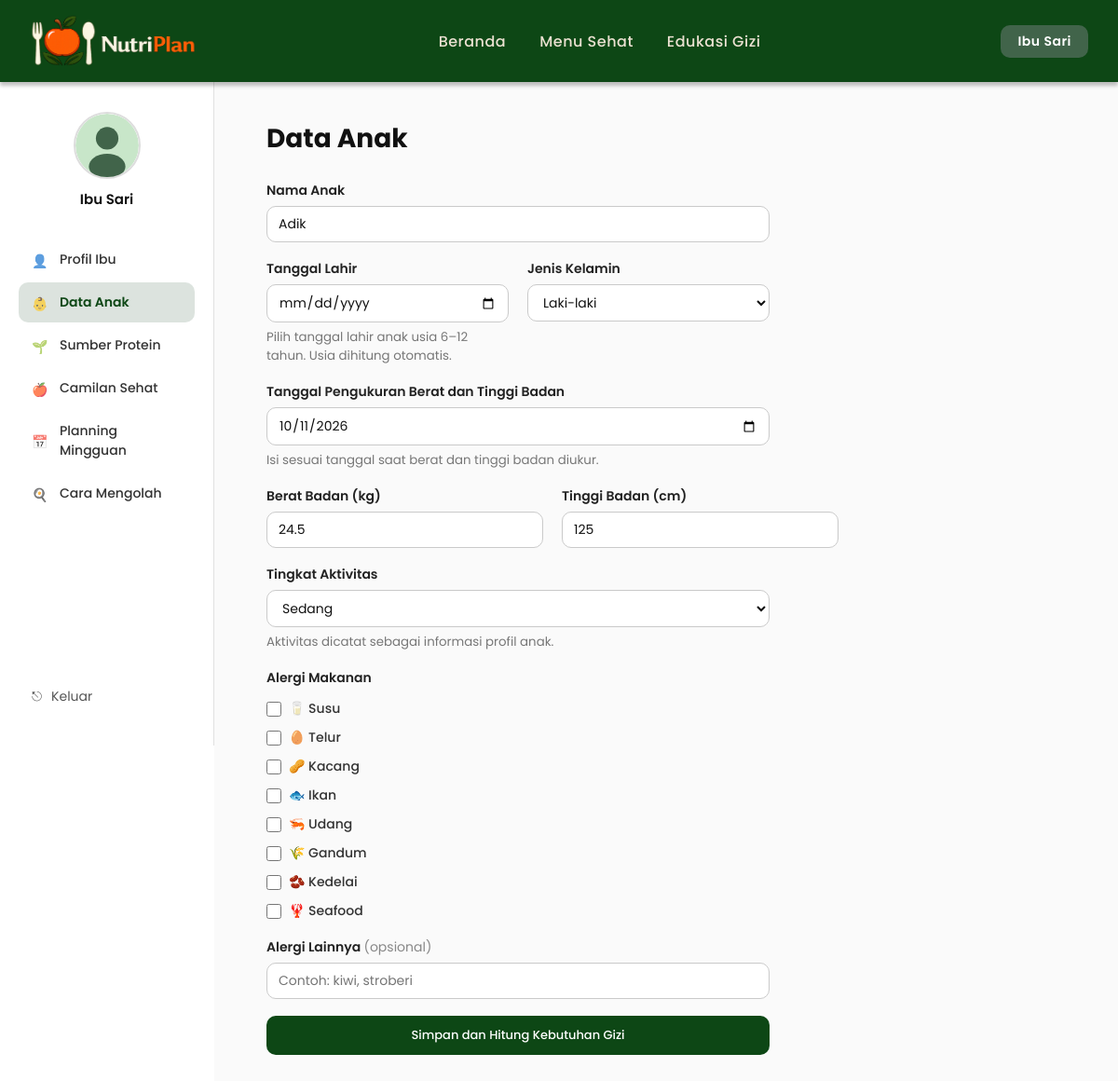
The app's page /index.php?page=data_anak (signed in) with its own data.
### tables this page shows
CREATE TABLE IF NOT EXISTS data_anak (
  id_anak        INT AUTO_INCREMENT PRIMARY KEY,
  id_user        INT NOT NULL,
  nama_anak      VARCHAR(100) NOT NULL,
  usia           INT NOT NULL,
  jenis_kelamin  ENUM('Laki-laki', 'Perempuan') NOT NULL,
  berat_badan    FLOAT DEFAULT NULL,
  tinggi_badan   FLOAT DEFAULT NULL,
  aktivitas      ENUM('Ringan', 'Sedang', 'Berat') DEFAULT 'Sedang',
  alergi         VARCHAR(255) DEFAULT NULL,
  alergi_lainnya VARCHAR(255) DEFAULT NULL,
  FOREIGN KEY (id_user) REFERENCES users(id_user) ON DELETE CASCADE
);

### pages/data_anak.php (the view, shortened to what this page needs)
<?php
$idUser = (int) ($_SESSION['id_user'] ?? 0);
function ambilDataAnakProfil(mysqli $conn, int $idUser): ?array
{
    $stmt = mysqli_prepare($conn, 'SELECT * FROM data_anak WHERE id_user = ? LIMIT 1');
    mysqli_stmt_bind_param($stmt, 'i', $idUser);
    mysqli_stmt_execute($stmt);
    $data = mysqli_fetch_assoc(mysqli_stmt_get_result($stmt));
    return $data ?: null;
}
$anak = ambilDataAnakProfil($conn, $idUser);
$alergiOptions = [
    'susu' => ['Susu', '🥛'],
    'telur' => ['Telur', '🥚'],
    'kacang' => ['Kacang', '🥜'],
    'ikan' => ['Ikan', '🐟'],
    'udang' => ['Udang', '🦐'],
    'gandum' => ['Gandum', '🌾'],
    'kedelai' => ['Kedelai', '🫘'],
    'seafood' => ['Seafood', '🦞'],
];
$form = $anak ?? [];
$savedAlergi = $anak
    ? array_values(array_filter(array_map('trim', explode(',', $anak['alergi'] ?? ''))))
    : [];
$tanggalPengukuranForm = $form['tanggal_pengukuran'] ?? date('Y-m-d');
$tahunSekarang = (int) date('Y');
$tanggalLahirMin = ($tahunSekarang - 12) . '-01-01';
$tanggalLahirMaxObjek = new DateTime('today');
$tanggalLahirMaxObjek->modify('-6 years');
$tanggalLahirMax = $tanggalLahirMaxObjek->format('Y-m-d');
$e = static fn($value): string => htmlspecialchars((string) $value, ENT_QUOTES, 'UTF-8');
?>
<!DOCTYPE html>
<html lang="id">
<head>
    <link rel="stylesheet" href="/assets/css/style.css">
    <link rel="stylesheet" href="/assets/css/dashboard.css">
</head>
<body>
<?php include ROOT . '/includes/navbar.php'; ?>
<div class="dashboard-wrap">
    <?php include ROOT . '/includes/sidebar.php'; ?>
    <main class="dashboard-content">
        <h2>Data Anak</h2>
        <form method="POST" class="dash-form">
            <div class="dash-form-group">
                <label>Nama Anak</label>
                <input type="text" name="nama_anak" value="<?= $e($form['nama_anak'] ?? '') ?>" placeholder="Nama lengkap anak" required>
            </div>
            <div class="dash-form-row">
                <div class="dash-form-group">
                    <label>Tanggal Lahir</label>
                    <input type="date" name="tanggal_lahir" value="<?= $e($form['tanggal_lahir'] ?? '') ?>" min="<?= $e($tanggalLahirMin) ?>" max="<?= $e($tanggalLahirMax) ?>" required>
                    <small style="color:#777">Pilih tanggal lahir anak usia 6–12 tahun. Usia dihitung otomatis.</small>
                </div>
                <div class="dash-form-group">
                    <label>Jenis Kelamin</label>
                    <select name="jenis_kelamin" required>
                        <?php foreach (['Laki-laki', 'Perempuan'] as $jk): ?>
                            <option value="<?= $e($jk) ?>" <?= ($form['jenis_kelamin'] ?? '') === $jk ? 'selected' : '' ?>><?= $e($jk) ?></option>
                        <?php endforeach; ?>
                    </select>
                </div>
            </div>
            <div class="dash-form-group">
                <label>Tanggal Pengukuran Berat dan Tinggi Badan</label>
                <input type="date" name="tanggal_pengukuran" value="<?= $e($tanggalPengukuranForm) ?>" max="<?= date('Y-m-d') ?>" required>
                <small style="color:#777">Isi sesuai tanggal saat berat dan tinggi badan diukur.</small>
            </div>
            <div class="dash-form-row">
                <div class="dash-form-group">
                    <label>Berat Badan (kg)</label>
                    <input type="number" name="berat_badan" step="0.1" min="0.1" value="<?= $e($form['berat_badan'] ?? '') ?>" placeholder="Contoh: 25,5" required>
                </div>
                <div class="dash-form-group">
                    <label>Tinggi Badan (cm)</label>
                    <input type="number" name="tinggi_badan" step="0.1" min="0.1" value="<?= $e($form['tinggi_badan'] ?? '') ?>" placeholder="Contoh: 120,5" required>
                </div>
            </div>
            <div class="dash-form-group">
                <label>Tingkat Aktivitas</label>
                <select name="aktivitas" required>
                    <?php foreach (['Ringan', 'Sedang', 'Berat'] as $akt): ?>
                        <option value="<?= $e($akt) ?>" <?= ($form['aktivitas'] ?? 'Sedang') === $akt ? 'selected' : '' ?>><?= $e($akt) ?></option>
                    <?php endforeach; ?>
                </select>
                <small style="color:#777">Aktivitas dicatat sebagai informasi profil anak.</small>
            </div>
            <div class="dash-form-group">
                <label>Alergi Makanan</label>
                <div class="alergi-grid">
                    <?php foreach ($alergiOptions as $value => [$label, $icon]): ?>
                        <label class="alergi-item">
                            <input type="checkbox" name="alergi[]" value="<?= $e($value) ?>" <?= in_array($value, $savedAlergi, true) ? 'checked' : '' ?>>
                            <span class="alergi-label"><?= $icon ?> <?= $e($label) ?></span>
                        </label>
                    <?php endforeach; ?>
                </div>
            </div>
            <div class="dash-form-group">
                <label>Alergi Lainnya <span style="font-weight:400;color:#888">(opsional)</span></label>
                <input type="text" name="alergi_lainnya" value="<?= $e($form['alergi_lainnya'] ?? '') ?>" placeholder="Contoh: kiwi, stroberi">
            </div>
            <button type="submit" class="btn-primary">Simpan dan Hitung Kebutuhan Gizi</button>
        </form>
    </main>
</div>
</body>
</html>

### assets/css/style.css (style rules this page uses)
*, *::before, *::after { margin: 0; padding: 0; box-sizing: border-box; }
body { font-family: 'Poppins', sans-serif; background: #fff; color: #111; padding-top: 88px; min-height: 100vh; display: flex; flex-direction: column; }
button, input, select, textarea { font-family: 'Poppins', sans-serif; }
:root { --green-primary: #0d4715; --green-secondary: #41644a; --green-light: rgba(13, 71, 21, 0.15); --green-overlay: rgba(13, 71, 21, 0.85); --shadow-card: 4px 4px 9.75px rgba(109, 109, 109, 0.25); --radius-sm: 10px; --radius-lg: 20px; --radius-xl: 30px; }
.btn-primary { display: inline-block; background: var(--green-primary); color: #fff; padding: 11px 22px; border-radius: var(--radius-sm); font-size: 13px; font-weight: 500; border: none; cursor: pointer; transition: background .2s; }

### assets/css/dashboard.css (style rules this page uses)
:root { --font-page-title: 28px; --font-section-title: 18px; --font-card-title: 15px; --font-body: 13px; --font-small: 11px; --font-caption: 10px; --font-ui: 14px; }
.dashboard-wrap { display: flex; min-height: calc(100vh - 88px); }
.dashboard-content { flex: 1; padding: 40px 56px; background: #fafafa; }
.dashboard-content h2 { font-size: var(--font-page-title); font-weight: 700; margin-bottom: 24px; color: #111; }
.dash-form { max-width: 540px; display: flex; flex-direction: column; gap: 18px; }
.dash-form-group { display: flex; flex-direction: column; gap: 6px; }
.dash-form-group label { font-size: var(--font-ui); font-weight: 600; color: #222; }
.dash-form-group input, .dash-form-group select, .dash-form-group textarea { padding: 8px 12px; border: 1px solid #cacaca; border-radius: var(--radius-sm); font-size: var(--font-ui); background: #fff; transition: border-color .2s; outline: none; color: #111; }
.dash-form-row { display: grid; grid-template-columns: 1fr 1fr; gap: 20px; }
.alergi-grid { display: flex; flex-direction: column; gap: 10px; margin-top: 6px; }
.alergi-item { display: flex; align-items: center; gap: 8px; cursor: pointer; }
.alergi-item input[type="checkbox"] { width: 16px; height: 16px; cursor: pointer; accent-color: var(--green-primary); }
.alergi-item .alergi-label { font-size: var(--font-ui); font-weight: 500; color: #333; }

### records on screen
data_anak: nama_anak "Adik", jenis_kelamin "Laki-laki", berat_badan "24.5", tinggi_badan "125", aktivitas "Sedang"

### other values on screen
$_SESSION['nama'] "Ibu Sari"
$icon "🥛"
$e($label) "Susu"
$icon "🥚"
$e($label) "Telur"
$icon "🥜"
$e($label) "Kacang"
$icon "🐟"
$e($label) "Ikan"
$icon "🦐"
$e($label) "Udang"
$icon "🌾"
$e($label) "Gandum"
$icon "🫘"
$e($label) "Kedelai"
